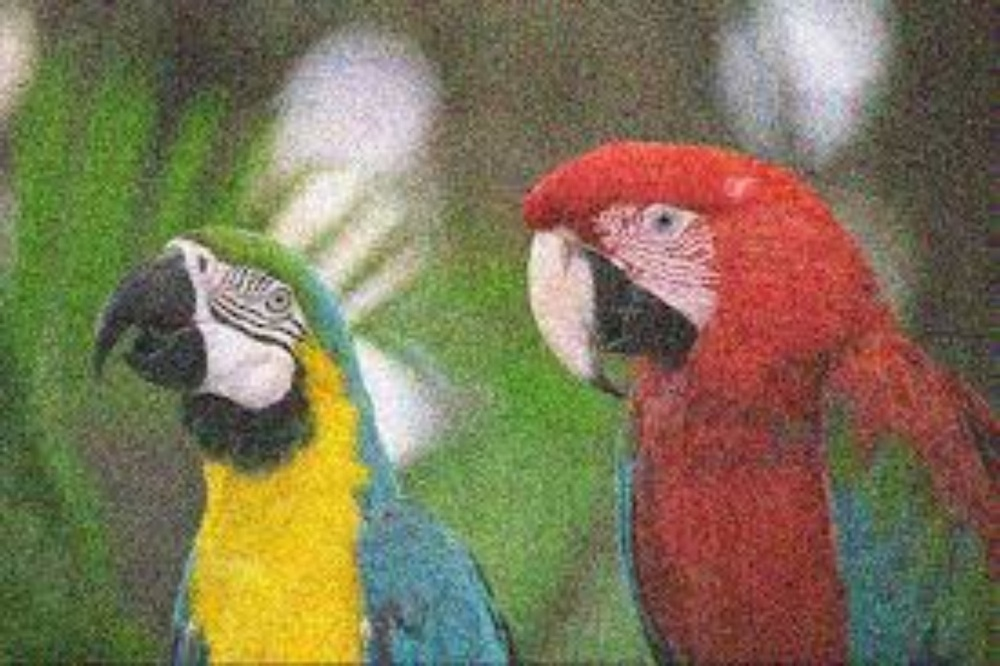
#> input picture day5 assessment/image2.jpeg, 1000 x 666 px, shrunk from 1380 x 919 before the run
$ python 'assessment 8.py'
#> lines starting #> are read from the running program, lines starting #| are printed output that depends on the picture
import cv2
import numpy as np
import matplotlib.pyplot as plt
img=cv2.imread("image2.jpeg")
#> img is the input picture: shape (666, 1000, 3); mean B, G, R 86.6, 116.5, 126.4
img=cv2.cvtColor(img,cv2.COLOR_BGR2RGB)

M = np.float32([[1,0,50],[0,1,50]])
translated = cv2.warpAffine(img, M, (img.shape[1], img.shape[0]))
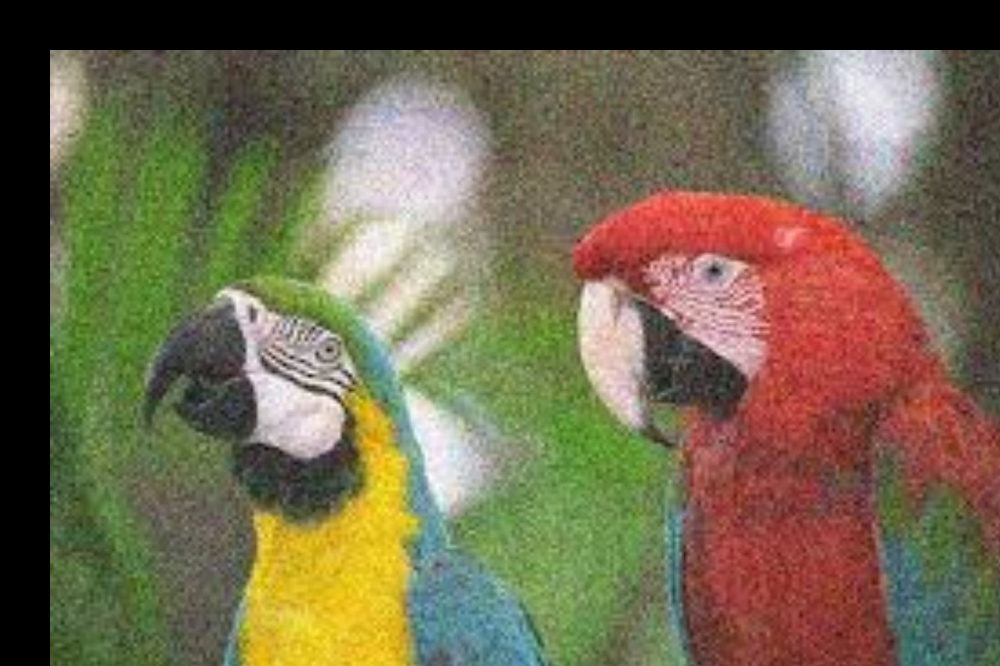
#> translated: shape (666, 1000, 3); mean R, G, B 114.5, 105.1, 78.7
M = cv2.getRotationMatrix2D((img.shape[1]//2, img.shape[0]//2), 45, 1)
rotated = cv2.warpAffine(img, M, (img.shape[1], img.shape[0]))
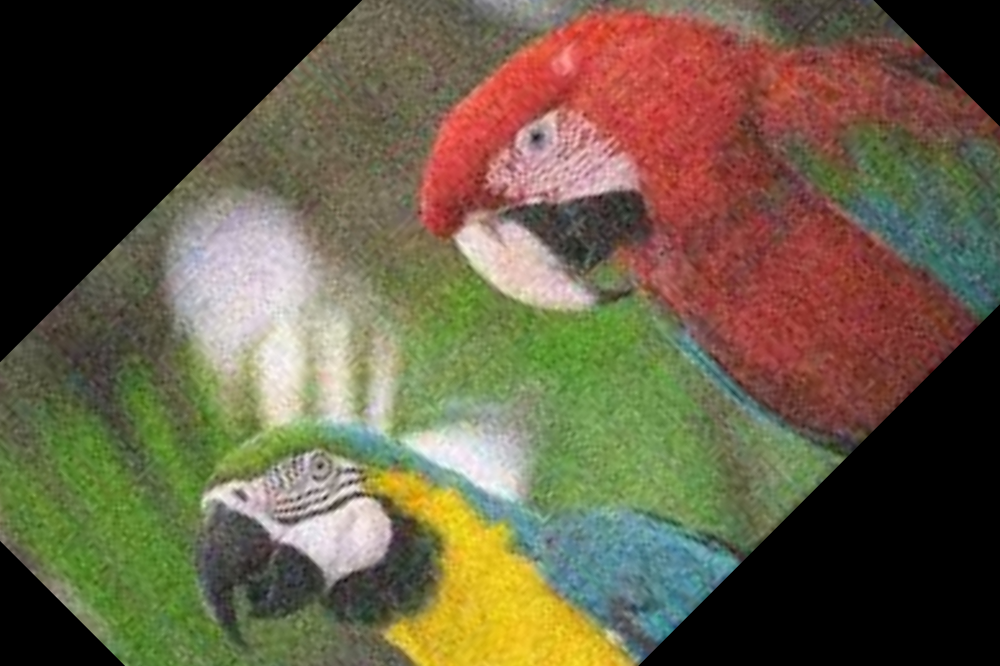
#> rotated: shape (666, 1000, 3); mean R, G, B 101.8, 91.4, 68.6
pts1 = np.float32(([50,50],[200,50],[50,200],[200,200]))
pts2 = np.float32(([10,100],[200,50],[100,250],[220,220]))
M = cv2.getPerspectiveTransform(pts1, pts2)
perspective = cv2.warpPerspective(img, M, (img.shape[1], img.shape[0]))
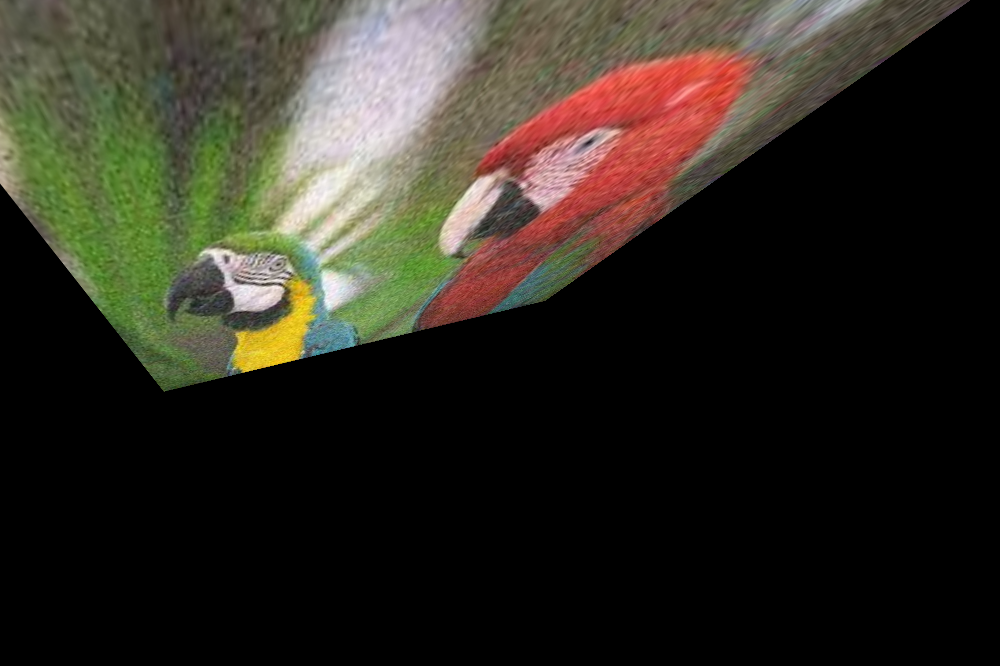
#> perspective: shape (666, 1000, 3); mean R, G, B 46.3, 42.5, 33.2
titles = ["Original", "Translated", "Rotated", "Perspective"]
images = [img, translated, rotated, perspective]
for i in range(4):
     plt.subplot(2,2,i+1), plt.imshow(images[i]), plt.title(titles[i])
     plt.axis("off")
plt.show()
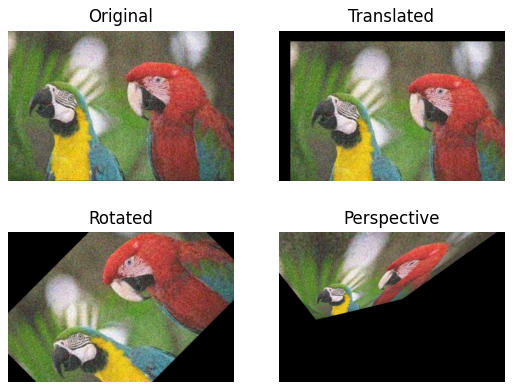
#> figure drawn by matplotlib, 4 panels

$ run again, with day5 assessment/img1.jpeg copied over day5 assessment/image2.jpeg
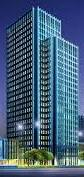
#> input picture day5 assessment/img1.jpeg, 84 x 177 px
#> img is the input picture: shape (177, 84, 3); mean B, G, R 119.8, 94.9, 68.9
#> `perspective = cv2.warpPerspective(img, M, (img.shape[1], img.shape[0]))`:
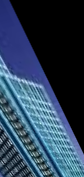
#> perspective: shape (177, 84, 3); mean R, G, B 43.7, 63.5, 85.8
#> `plt.show()`:
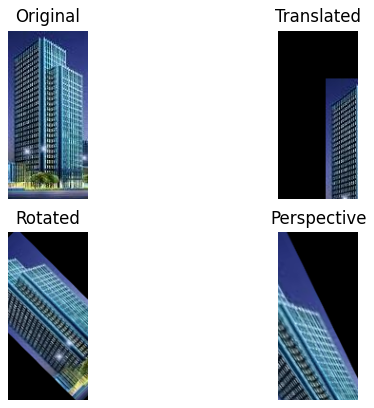
#> figure drawn by matplotlib, 4 panels

$ run again, with day5 assessment/img2.jpeg copied over day5 assessment/image2.jpeg
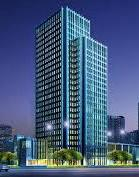
#> input picture day5 assessment/img2.jpeg, 139 x 177 px
#> img is the input picture: shape (177, 139, 3); mean B, G, R 124, 89.8, 69.3
#> `perspective = cv2.warpPerspective(img, M, (img.shape[1], img.shape[0]))`:
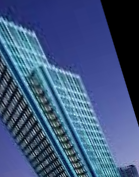
#> perspective: shape (177, 139, 3); mean R, G, B 62.7, 85.7, 125.6
#> `plt.show()`:
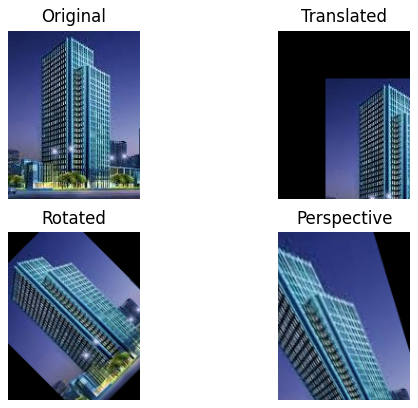
#> figure drawn by matplotlib, 4 panels
